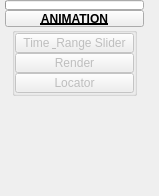
<?xml version="1.0" encoding="UTF-8"?>
<ui version="4.0">
 <class>QtUi</class>
 <widget class="QMainWindow" name="QtUi">
  <property name="enabled">
   <bool>true</bool>
  </property>
  <property name="geometry">
   <rect>
    <x>0</x>
    <y>0</y>
    <width>159</width>
    <height>196</height>
   </rect>
  </property>
  <property name="minimumSize">
   <size>
    <width>0</width>
    <height>0</height>
   </size>
  </property>
  <property name="maximumSize">
   <size>
    <width>999</width>
    <height>999</height>
   </size>
  </property>
  <property name="windowTitle">
   <string>Toolkit</string>
  </property>
  <property name="tabShape">
   <enum>QTabWidget::Triangular</enum>
  </property>
  <property name="dockNestingEnabled">
   <bool>true</bool>
  </property>
  <property name="dockOptions">
   <set>QMainWindow::AllowNestedDocks|QMainWindow::AllowTabbedDocks|QMainWindow::AnimatedDocks|QMainWindow::ForceTabbedDocks</set>
  </property>
  <widget class="QWidget" name="mainWindow">
   <widget class="QWidget" name="layoutWidget_2">
    <property name="geometry">
     <rect>
      <x>5</x>
      <y>0</y>
      <width>139</width>
      <height>151</height>
     </rect>
    </property>
    <layout class="QGridLayout" name="gridLayout">
     <property name="spacing">
      <number>0</number>
     </property>
     <item row="0" column="1" colspan="2">
      <widget class="TkProgressBar" name="progressBar">
       <property name="sizePolicy">
        <sizepolicy hsizetype="Ignored" vsizetype="Fixed">
         <horstretch>0</horstretch>
         <verstretch>0</verstretch>
        </sizepolicy>
       </property>
       <property name="minimumSize">
        <size>
         <width>0</width>
         <height>10</height>
        </size>
       </property>
       <property name="maximumSize">
        <size>
         <width>16777215</width>
         <height>10</height>
        </size>
       </property>
       <property name="value">
        <number>0</number>
       </property>
       <property name="textVisible">
        <bool>false</bool>
       </property>
      </widget>
     </item>
     <item row="2" column="1" colspan="2">
      <layout class="QHBoxLayout" name="horizontalLayout">
       <item>
        <layout class="QVBoxLayout" name="verticalLayout">
         <property name="spacing">
          <number>0</number>
         </property>
         <item>
          <widget class="QGroupBox" name="animation">
           <property name="minimumSize">
            <size>
             <width>125</width>
             <height>20</height>
            </size>
           </property>
           <property name="maximumSize">
            <size>
             <width>125</width>
             <height>999</height>
            </size>
           </property>
           <property name="title">
            <string/>
           </property>
           <layout class="QVBoxLayout" name="verticalLayout_3">
            <property name="spacing">
             <number>0</number>
            </property>
            <property name="leftMargin">
             <number>0</number>
            </property>
            <property name="topMargin">
             <number>0</number>
            </property>
            <property name="rightMargin">
             <number>0</number>
            </property>
            <property name="bottomMargin">
             <number>0</number>
            </property>
            <item>
             <widget class="QPushButton" name="b2211">
              <property name="enabled">
               <bool>false</bool>
              </property>
              <property name="minimumSize">
               <size>
                <width>0</width>
                <height>20</height>
               </size>
              </property>
              <property name="maximumSize">
               <size>
                <width>999</width>
                <height>20</height>
               </size>
              </property>
              <property name="toolTip">
               <string>Toggle Animation Time and Range Sliders</string>
              </property>
              <property name="text">
               <string>Time &amp; Range Slider</string>
              </property>
              <property name="iconSize">
               <size>
                <width>18</width>
                <height>18</height>
               </size>
              </property>
             </widget>
            </item>
            <item>
             <widget class="QPushButton" name="b0271">
              <property name="enabled">
               <bool>false</bool>
              </property>
              <property name="minimumSize">
               <size>
                <width>0</width>
                <height>20</height>
               </size>
              </property>
              <property name="maximumSize">
               <size>
                <width>999</width>
                <height>20</height>
               </size>
              </property>
              <property name="toolTip">
               <string>Render Current Frame</string>
              </property>
              <property name="text">
               <string>Render</string>
              </property>
              <property name="iconSize">
               <size>
                <width>18</width>
                <height>18</height>
               </size>
              </property>
             </widget>
            </item>
            <item>
             <widget class="QPushButton" name="b1321">
              <property name="enabled">
               <bool>false</bool>
              </property>
              <property name="minimumSize">
               <size>
                <width>0</width>
                <height>20</height>
               </size>
              </property>
              <property name="maximumSize">
               <size>
                <width>999</width>
                <height>20</height>
               </size>
              </property>
              <property name="toolTip">
               <string>Creates a locator object on the grid</string>
              </property>
              <property name="layoutDirection">
               <enum>Qt::LeftToRight</enum>
              </property>
              <property name="text">
               <string>Locator</string>
              </property>
             </widget>
            </item>
           </layout>
          </widget>
         </item>
         <item>
          <spacer name="verticalSpacer">
           <property name="orientation">
            <enum>Qt::Vertical</enum>
           </property>
           <property name="sizeHint" stdset="0">
            <size>
             <width>20</width>
             <height>40</height>
            </size>
           </property>
          </spacer>
         </item>
        </layout>
       </item>
       <item>
        <layout class="QVBoxLayout" name="verticalLayout_2">
         <property name="spacing">
          <number>12</number>
         </property>
        </layout>
       </item>
      </layout>
     </item>
     <item row="1" column="1" colspan="2">
      <widget class="TkPushButton_Draggable" name="pin">
       <property name="minimumSize">
        <size>
         <width>19</width>
         <height>17</height>
        </size>
       </property>
       <property name="maximumSize">
        <size>
         <width>999</width>
         <height>17</height>
        </size>
       </property>
       <property name="font">
        <font>
         <weight>75</weight>
         <bold>true</bold>
         <underline>true</underline>
        </font>
       </property>
       <property name="text">
        <string>ANIMATION</string>
       </property>
       <property name="checkable">
        <bool>true</bool>
       </property>
      </widget>
     </item>
    </layout>
   </widget>
  </widget>
 </widget>
 <customwidgets>
  <customwidget>
   <class>TkPushButton_Draggable</class>
   <extends>QPushButton</extends>
   <header>widgets.tkpushbuttondraggable.h</header>
  </customwidget>
  <customwidget>
   <class>TkProgressBar</class>
   <extends>QProgressBar</extends>
   <header>widgets.tkprogressbar.h</header>
  </customwidget>
 </customwidgets>
 <resources/>
 <connections/>
 <designerdata>
  <property name="gridDeltaX">
   <number>5</number>
  </property>
  <property name="gridDeltaY">
   <number>10</number>
  </property>
  <property name="gridSnapX">
   <bool>true</bool>
  </property>
  <property name="gridSnapY">
   <bool>true</bool>
  </property>
  <property name="gridVisible">
   <bool>true</bool>
  </property>
 </designerdata>
</ui>
